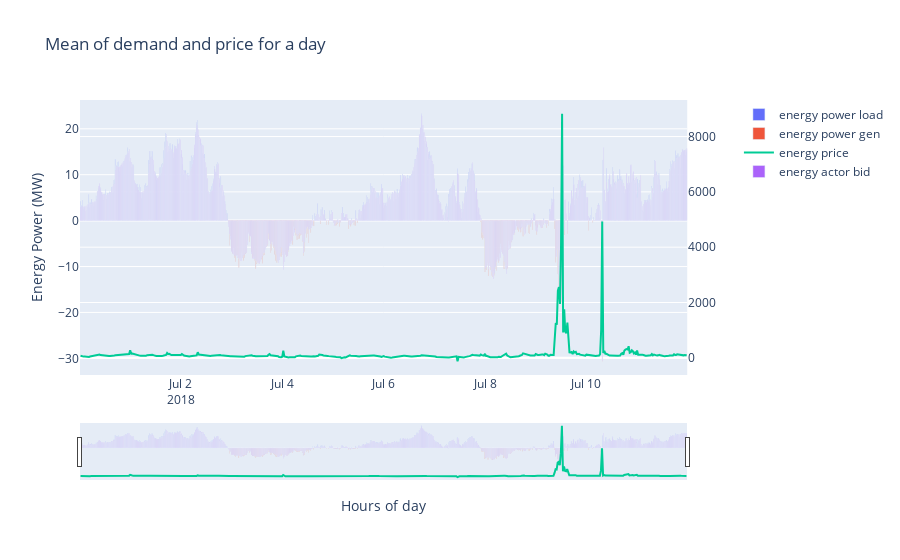

Notebook source saved alongside this figure:
### Code cell
fig = make_subplots(specs=[[{"secondary_y": True}]])
fig.add_trace(go.Bar(x=results['timestamp'], y=results['b_en_power_load'], name='energy power load'), secondary_y=False)
fig.add_trace(go.Bar(x=results['timestamp'], y=results['b_en_power_gen'], name='energy power gen'), secondary_y=False)
fig.add_trace(go.Scatter(x=results['timestamp'], y=results['en_price'], name='energy price'), secondary_y=True)
fig.add_trace(go.Bar(x=results['timestamp'], y=results['b_en_actor_power'], name='energy actor bid'), secondary_y=False)

# Add figure title
fig.update_layout(
    title_text="Mean of demand and price for a day",
    xaxis_rangeslider_visible=True,
)

# Set x-axis title
fig.update_xaxes(title_text="Hours of day")

# Set y-axes titles
fig.update_yaxes(title_text="Energy Power (MW)", secondary_y=False)
#fig.update_yaxes(title_text="Electricity Price ($/MW)", secondary_y=True)

fig.show()

### Figure 1 — Plotly figure (JSON) as saved in the notebook; plotly's stock layout.template omitted (floating-point values rounded to 4 significant figures; data arrays with more than 128 entries replaced by an {"elided": "..."} marker saying what was removed)
{"data": [{"name": "energy power load", "type": "bar", "x": {"elided": "575 str values"}, "xaxis": "x", "y": {"elided": "575 float values"}, "yaxis": "y"}, {"name": "energy power gen", "type": "bar", "x": {"elided": "575 str values"}, "xaxis": "x", "y": {"elided": "575 float values"}, "yaxis": "y"}, {"name": "energy price", "type": "scatter", "x": {"elided": "575 str values"}, "xaxis": "x", "y": {"elided": "575 float values"}, "yaxis": "y2"}, {"name": "energy actor bid", "type": "bar", "x": {"elided": "575 str values"}, "xaxis": "x", "y": {"elided": "575 float values"}, "yaxis": "y"}], "layout": {"title": {"text": "Mean of demand and price for a day"}, "xaxis": {"anchor": "y", "domain": [0, 0.94], "rangeslider": {"visible": true}, "title": {"text": "Hours of day"}}, "yaxis": {"anchor": "x", "domain": [0, 1], "title": {"text": "Energy Power (MW)"}}, "yaxis2": {"anchor": "x", "overlaying": "y", "side": "right"}}}
